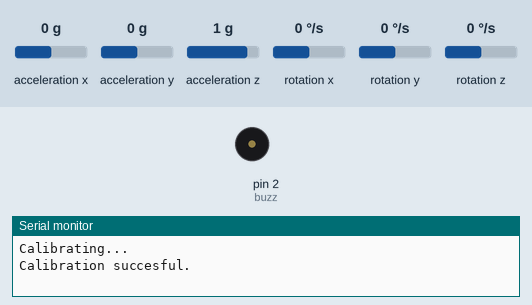
Recording of a sketch running on a simulated Arduino Uno, built with avr-gcc and run on an emulated ATmega328P. On the bench: buzzer (waves = sounding, pin HIGH), the last lines printed to the serial monitor. The test bench sets the inputs (shaded band); at power-on: acceleration x 0 g, acceleration y 0 g, acceleration z 1 g, rotation x 0 °/s, rotation y 0 °/s, rotation z 0 °/s. Storage starts empty; pins used as bus, display or sensor lines are not drawn.

Above: at 0.1 s.
At 0.6 s:
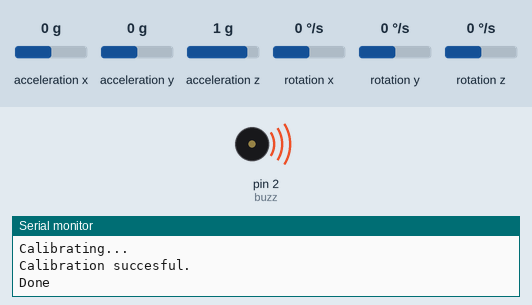
Timing chart, 0 to 2.1 s (numbered marks = the images above):
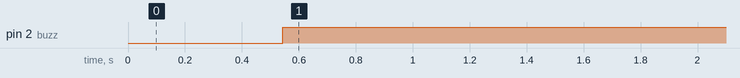

Measured:
- by itself, pin 2 (buzz): LOW → HIGH at 0.54 s

The sketch:

p_sd_magento_cali.ino
```cpp
#include <SD.h>
#include "MPU9250.h"

// ==== Variables ====
File file;
const int sd_cs = 4;
const String file_name = "data.txt";
MPU9250 IMU(Wire,0x68);
float hbx = 0, hsx = 0, hby = 0, hsy = 0;
int status;
const int buzz = 2;

void mag() {
  //MPU9250 IMU(Wire,0x68);
    // Setup Magnetometer
  //Serial.println("Initializing Magnetometer...");
  status = IMU.begin();
  if (status < 0) {
    Serial.print("IMU.begin() failed: status = ");
    Serial.println(status);
    while (true) {}
  }
  //Serial.println("Magnetometer initialized.");

  // Calibration
  Serial.println("Calibrating...");
  status = IMU.calibrateMag();
  if (status < 0) {
    Serial.print("IMU.calibrateMag() failed: status = ");
    Serial.println(status);
    while (true) {}
  }

  Serial.println("Calibration succesful.");
  delay(500);
  IMU.readSensor();

  hbx = IMU.getMagBiasX_uT();
  hsx = IMU.getMagScaleFactorX();
  hby = IMU.getMagBiasY_uT();
  hsy = IMU.getMagScaleFactorY();
//  Serial.println("Data:");
//  Serial.println(hbx,8);
//  Serial.println(hsx,8);
//  Serial.println(hby,8);
//  Serial.println(hsy,8);
//  Serial.println(" ");
}

void card() {
    // Setup the SD card reader
  //Serial.println("Initializing SD card...");
  status = SD.begin(sd_cs);
  if (status < 0) {
    Serial.print("SD.begin() failed, status: ");
    Serial.println(status);
    while(1) {}
  }
  //Serial.println("SD card initialized.");

  // Write into file
  //Serial.print("Writing into file..");
  file = SD.open("data.txt",FILE_WRITE);
  if (!file) {
    Serial.println("Failed to open file");
    while(1) {}
  }
  file.println("=====================");
  file.println(hbx,8);
  file.println(hsx,8);
  file.println(hby,8);
  file.println(hsy,8);
  file.close();
}

// ==== SETUP ====
void setup() {
  // Setup Serial
  Serial.begin(9600);
  while (!Serial) {}
  pinMode(sd_cs, OUTPUT);
  digitalWrite(sd_cs,HIGH);
  pinMode(buzz,OUTPUT);
  digitalWrite(buzz,LOW);

  mag();
  card();
  Serial.println("Done");
}

// ==== LOOP ====
void loop() {
  digitalWrite(buzz,HIGH);
}
```
